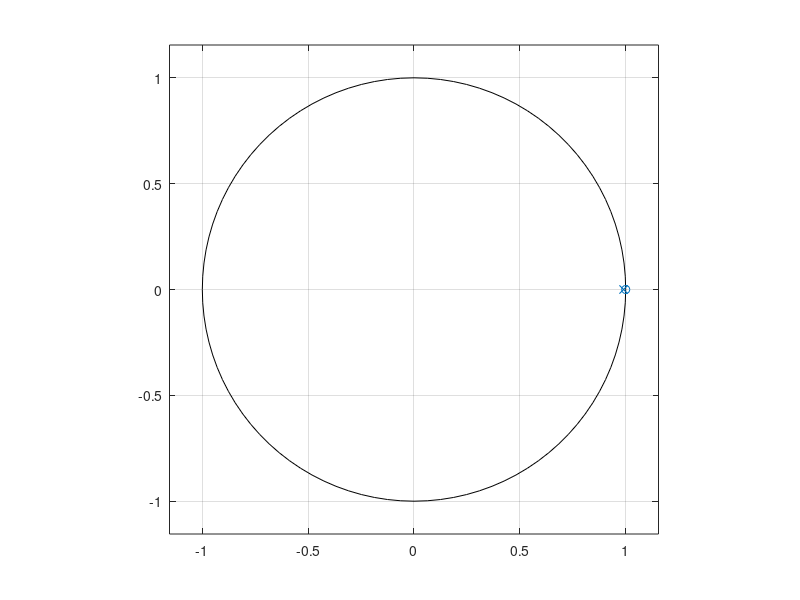
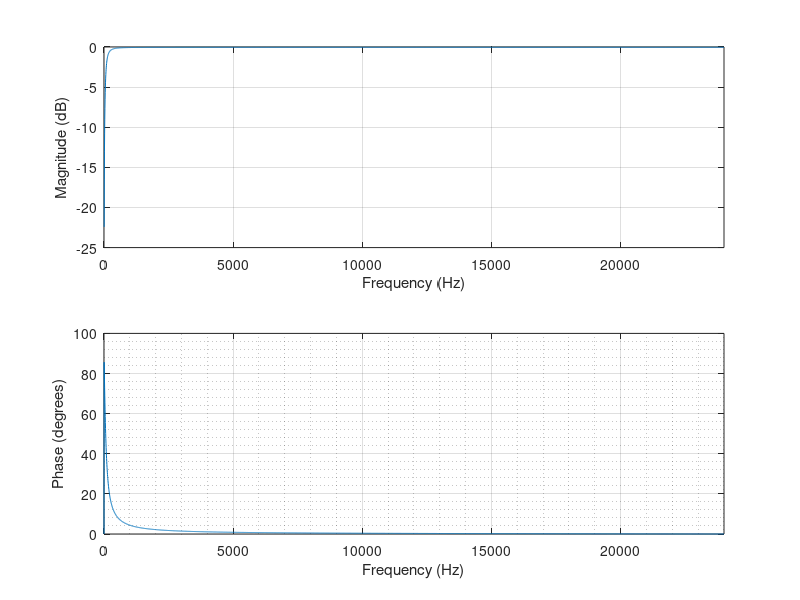

MATLAB code to generate these figures, in order:
N = 4096;
Fs = 48000; 
% f_c = Fs/8;
% f_c = 15;
% r = .96; 
% p = linearToComplex(f_c, r, Fs);
p = .99;
b = p*[1 -1];
a = [1, -p];
figure;
zplane(b, a);
figure;
freqz(b, a, N, Fs);
% yline(0);
grid on; grid minor;